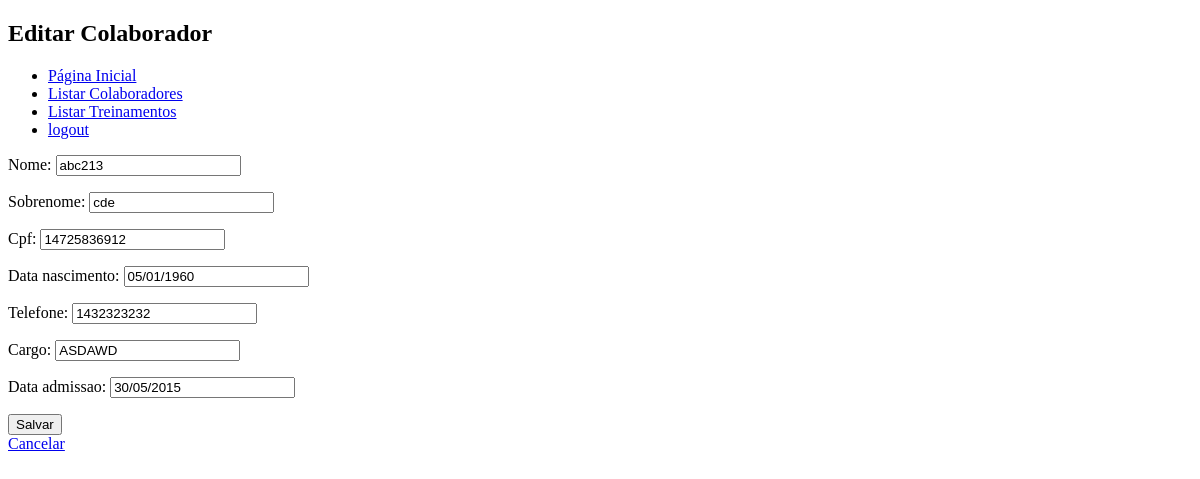
/colaboradores/editar/2/, run on an earlier commit of the app's database.
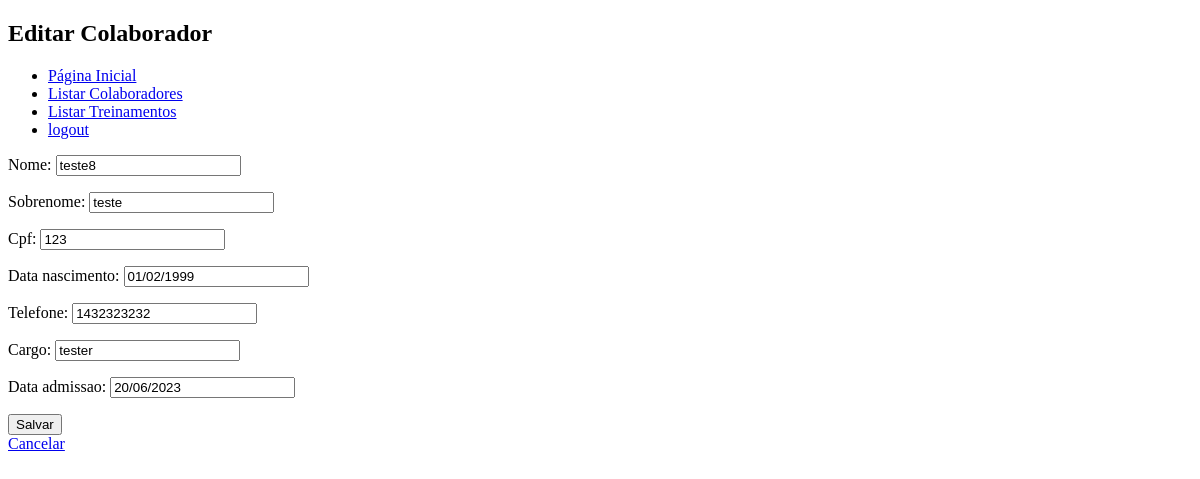
And on a later commit of the database.
### colaboradores/models.py (models this page shows, shortened)
class Colaborador(models.Model):
    nome = models.CharField(max_length=50)
    sobrenome = models.CharField(max_length=50)
    cpf = models.CharField(max_length=11)
    data_nascimento = models.DateField()
    email = models.EmailField(unique=True)
    telefone = models.CharField(max_length=15, blank=True)
    cargo = models.CharField(max_length=100)
    matricula = models.IntegerField(unique=True, null=True, blank=True)
    data_admissao = models.DateField()
    usuario = models.OneToOneField(Conta, on_delete=models.CASCADE, related_name='colaborador', null=True, blank=True)
    treinamentos = models.ManyToManyField(Treinamento, through='TreinamentoColaborador', related_name='colaboradores_inscritos', blank=True)

### colaboradores/views.py (the view)
# urls.py: path('editar/<int:pk>/', views.editar_colaborador, name='editar_colaborador'),
def editar_colaborador(request, pk):
    colaborador = Colaborador.objects.get(pk=pk)
    if request.method == "POST":
        form = ColaboradorForm(request.POST, instance=colaborador)
        if form.is_valid():
            form.save()
            return redirect('listar_colaboradores')
    else:
        form = ColaboradorForm(instance=colaborador)
    return render(request, 'colaboradores/editar_colaborador.html', {'form': form})

### colaboradores/forms.py
class ColaboradorForm(forms.ModelForm):
    class Meta:
        model = Colaborador
        fields = ['nome',
                  'sobrenome',
                  'cpf',
                  'data_nascimento',
                  'telefone',
                  'cargo',
                  'data_admissao',]
        widgets = {
            'data_nascimento': forms.DateInput(format='%d/%m/%Y', attrs={'placeholder': 'dd/mm/aaaa', 'class': 'datamask', 'type': 'text'}),
            'data_admissao': forms.DateInput(format='%d/%m/%Y', attrs={'placeholder': 'dd/mm/aaaa', 'class': 'datamask', 'type': 'text'}),
        }
    def __init__(self, *args, **kwargs):
        super().__init__(*args, **kwargs)
        self.fields['data_nascimento'].input_formats = ['%d/%m/%Y']
        self.fields['data_admissao'].input_formats = ['%d/%m/%Y']

### colaboradores/templates/colaboradores/editar_colaborador.html (shortened to what this page needs)
<!DOCTYPE html>
<html lang="pt-br">
<head>
</head>
<body>
<h2>Editar Colaborador</h2>
<ul>
    <li><a href="{% url 'home' %}">Página Inicial</a></li>
    <li><a href="{% url 'listar_colaboradores' %}">Listar Colaboradores</a></li>
    <li><a href="{% url 'listar_treinamentos' %}">Listar Treinamentos</a></li>
    <li><a href="{% url 'login' %}">logout</a></li>
</ul>
<form method="post">
    {{ form.as_p }}
    <button type="submit">Salvar</button>
</form>
<a href="{% url 'listar_colaboradores' %}">Cancelar</a>
</body>
</html>

What changed in the data, as far as the page shows it:
changed Colaborador: nome "abc213" → "teste8"; sobrenome "cde" → "teste"; cpf "14725836912" → "123"; data_nascimento "05/01/1960" → "01/02/1999"; cargo "ASDAWD" → "tester"; data_admissao "30/05/2015" → "20/06/2023"
